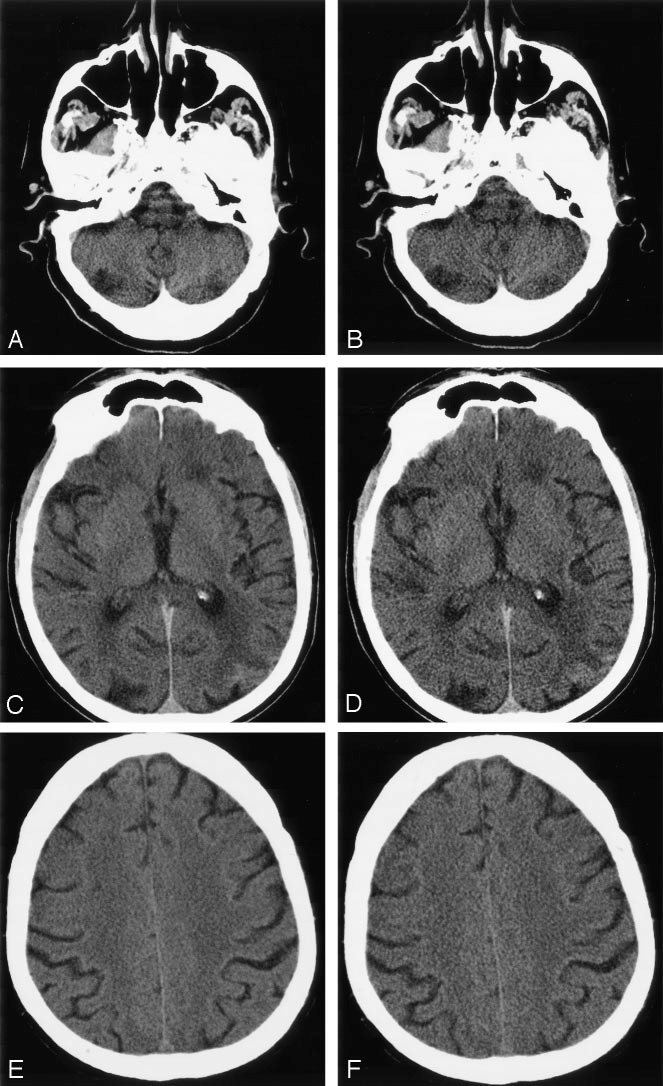
#> input picture image1.png, 663 x 1086 px, found by its file name
$ jupyter execute ProImPy_NB-10.ipynb   (shell and % lines are left out)
#> lines starting #> are read from the running program, lines starting #| are printed output that depends on the picture; after the words box and inside, x2 and y2 are one past the last pixel; in counts of white or black regions, pixels touching at a corner belong together
# Medições de imagem
1. Marcação (labeling)
2. Transformada Hough
    2.1 Linha Hough
    2.2 Círculo Hough
3. Detector de canto
    3.2 Detector de Canto Harris

[cell 1]
import cv2 as cv
print("OpenCV: ", cv.__version__)
import numpy as np
print("numpy: ", np.__version__)
import matplotlib.pyplot as plt
plt.style.use('classic')
#%matplotlib
#%matplotlib notebook
#%matplotlib inline
import matplotlib.patches as mpatches
from skimage.morphology  import label
from skimage.measure import regionprops
from skimage.filters.thresholding import threshold_otsu
import scipy.ndimage as snd
from skimage.feature import corner_peaks
from skimage.feature import corner_subpix, corner_fast
from skimage.feature import corner_harris

[cell 2]
img = cv.imread('Imagens/image1.png')
#> img is the input picture: shape (1086, 663, 3); min 0, max 255, mean 97.7
print(img.shape)
#| (1086, 663, 3)
fig = plt.figure()
ax = plt.axes()
ax.imshow(img, 'gray')

[cell 3]
# Converting the image to grayscale.
imgG = cv.cvtColor(img, cv.COLOR_BGR2GRAY)

[cell 4]
#Marcação (labeling)
# Threshold value is determined by
# using Otsu's method.
thresh = threshold_otsu(imgG)
#> thresh = 143
# The pixels with intensity greater than
# "theshold" are kept.
imgLbl = imgG > thresh
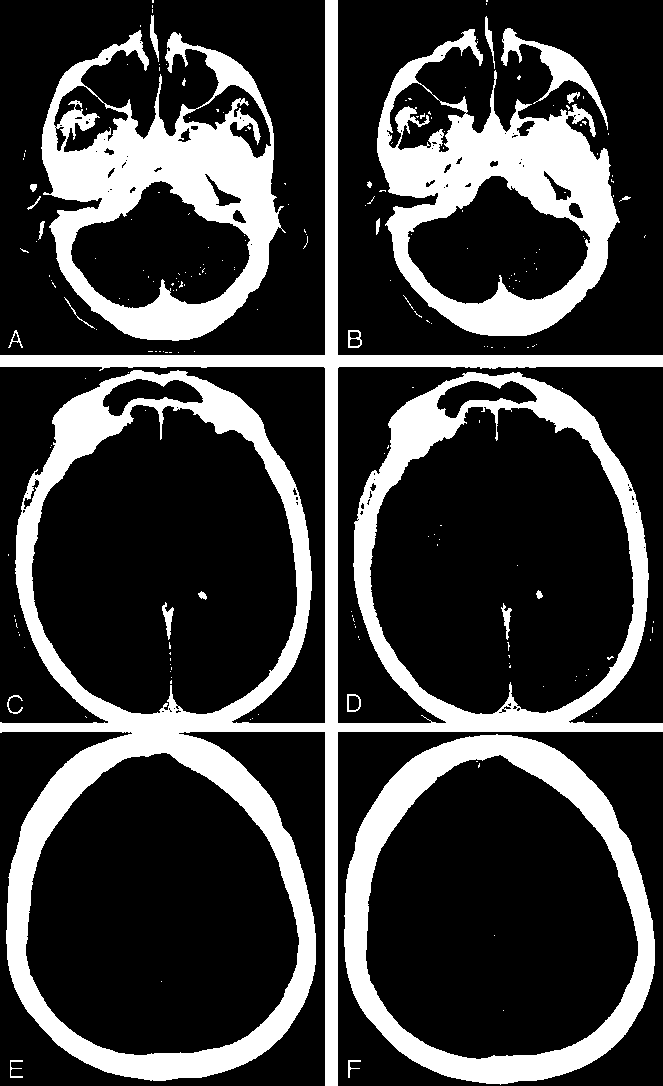
#> imgLbl: shape (1086, 663) bool; 24.4% white; 214 white regions (189 under 20 px)
# Labelling is performed on b.
imgLbl = label(imgLbl)
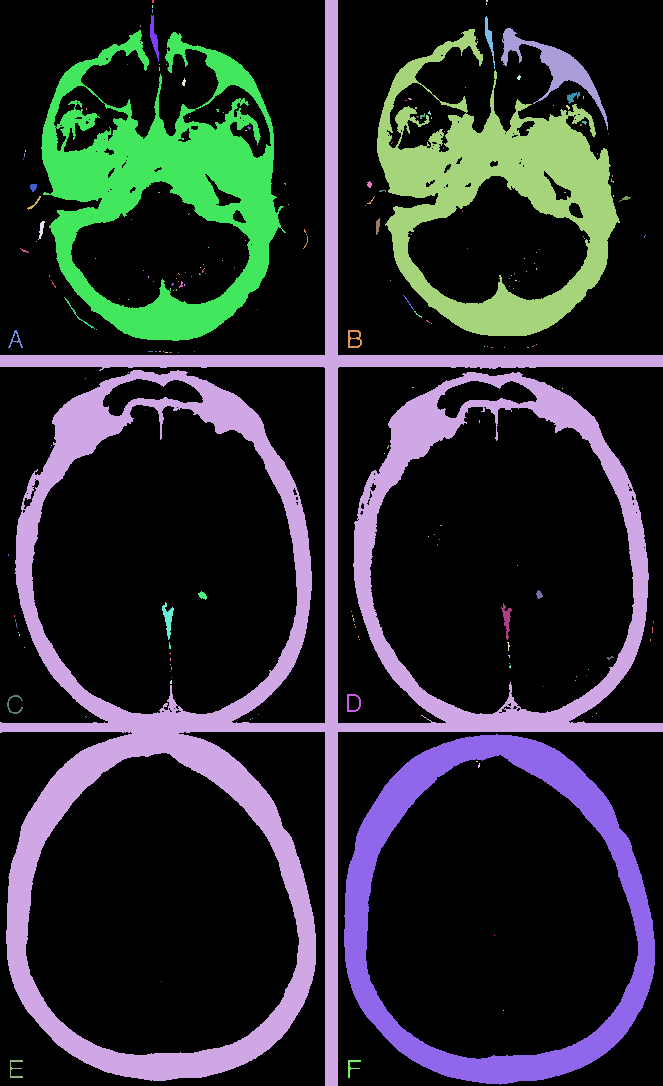
#> imgLbl: shape (1086, 663) int32; 215 distinct labels, from 0 to 214; one colour per label, 0 black
# On the labelled image c, regionprops is performed
reg = regionprops(imgLbl)
#> reg = 214 regions; largest, box (x1, y1, x2, y2) and area: (0, 0, 663, 1086) 89288, (41, 30, 286, 341) 30666, (377, 29, 620, 336) 27627, (344, 734, 655, 1085) 23876, (501, 28, 608, 130) 2102
# the following command creates an empty plot of
# dimension 6 inch by 6 inch
fig, ax = plt.subplots(ncols=1,nrows=1,figsize=(6, 6))
# plots the label image on the
# previous plot using colormap
ax.imshow(imgLbl, cmap='YlOrRd')
for i in reg:
    # Printing the x and y values of the
    # centroid where centroid[1] is the x value
    # and centroid[0] is the y value.
    #print(i.centroid[1], i.centroid[0])
    # Plot a red circle at the centroid, ro stands
    # for red.
    plt.plot(i.centroid[1],i.centroid[0],'ro')
    # In the bounding box, (lr,lc) are the
    # co-ordinates of the lower left corner and
    # (ur,uc) are the co-ordinates
    # of the top right corner.
    lr, lc, ur, uc = i.bbox
    # The width and the height of the bounding box
    # is computed.
    rec_width = uc - lc
    rec_height = ur - lr
    # Rectangular boxes with
    # origin at (lr,lc) are drawn.
    rect = mpatches.Rectangle((lc, lr),rec_width,
           rec_height,fill=False,edgecolor='black',
           linewidth=2)
    # This adds the rectangular boxes to the plot.
    ax.add_patch(rect)
#> this loop made 214 passes
#> (lr, lc, ur, uc, rec_width, rec_height) on passes 1 to 3: (0, 152, 3, 154, 2, 3), (0, 0, 1086, 663, 663, 1086), (0, 486, 2, 488, 2, 2)
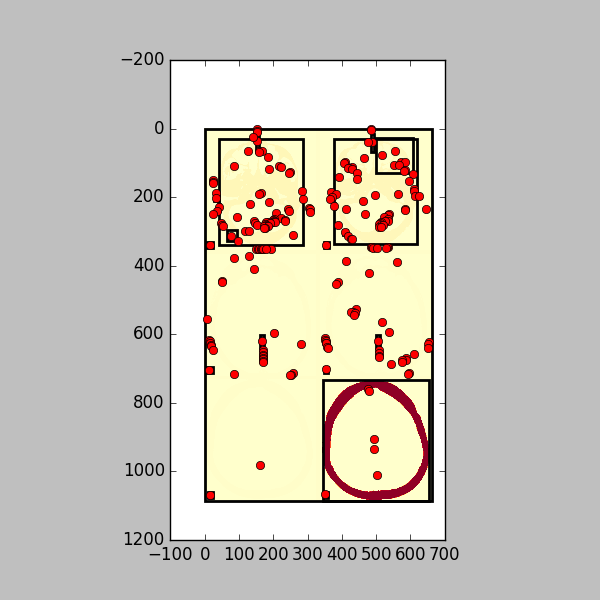
#> figure drawn by matplotlib, 1 panel

[cell 5]
#Transformada Hough

[cell 6]
#Linha Hough
# Thresholding the image to obtain
# only foreground pixels.
thresh, imgHL = cv.threshold(imgG, 0, 255,
                             cv.THRESH_BINARY_INV+cv.THRESH_OTSU)
#> imgHL: shape (1086, 663); 75.6% white; 214 black regions (189 under 20 px), largest, box (x1, y1, x2, y2) and area: (0, 0, 663, 1086) 89288, (41, 30, 286, 341) 30666, (377, 29, 620, 336) 27627
im = img.copy()
# Performing the Hough lines transform.
lines = cv.HoughLines(imgHL, 10, np.pi/20, 200)
#> lines = 158 rows, first 8: [320, 0], [390, 0.314], [280, 0], [360, 0.314], [620, 0], [480, 0], [-230, 2.83], [650, 0.157]
for rho, theta in lines[0]:
    a = np.cos(theta)
    b = np.sin(theta)
    x0 = a*rho
    y0 = b*rho
    x1 = int(x0 + 1000*(-b))
    y1 = int(y0 + 1000*(a))
    x2 = int(x0 - 1000*(-b))
    y2 = int(y0 - 1000*(a))
    cv.line(im,(x1,y1),(x2,y2),(0,0,255),2)
#> this loop made 1 pass
#> (rho, theta, a, b, x0, y0, x1, y1) on pass 1: (320, 0, 1, 0, 320, 0, 320, 1000)
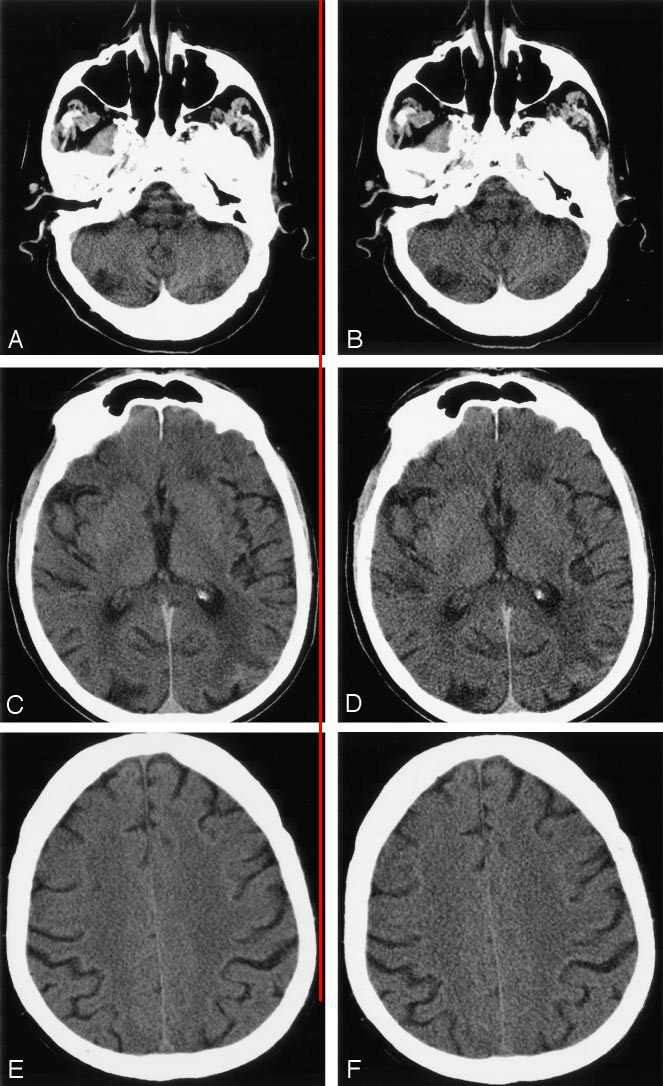
#> im: shape (1086, 663, 3); 0.42% of pixels changed, all inside (x1, y1, x2, y2) = (319, 0, 322, 1002)

fig, ax = plt.subplots(1,2)
ax[0].imshow(imgG, cmap='gray')
ax[0].set_title('Original Grey')
ax[0].axis('off')
ax[1].imshow(im)
ax[1].set_title('dilation')
ax[1].axis('off')
#> Out = (-0.5, 662.5, 1085.5, -0.5)

[cell 7]
#Círculo Hough
# Median filter is performed on the
# image to remove noise.
im = snd.median_filter(imgG,size=5)
#> im: shape (1086, 663)
# Circles are determined using
# Hough circles transform.
circles = cv.HoughCircles(im, cv.HOUGH_GRADIENT,1,10)
#> circles = 17 rows, first 8: [228.5, 555.5, 213.7], [210.5, 558.5, 195.7], [517.5, 600.5, 130.5], [197.5, 564.5, 182.3], [220.5, 569.5, 202.8], [183.5, 567.5, 154], [155.5, 870.5, 139.5], [147.5, 546.5, 177.7]
# circles image is rounded to unsigned integer 16.
circles = np.uint16(np.around(circles))
#> circles = 17 rows, first 8: [228, 556, 214], [210, 558, 196], [518, 600, 130], [198, 564, 182], [220, 570, 203], [184, 568, 154], [156, 870, 140], [148, 546, 178]
# For each detected circle.
im = img.copy()
for i in circles[0,:]:
    # An outer circle is drawn for visualization.
    cv.circle(im,(i[0],i[1]),i[2],(0,255,0),2)
    # its center is marked
    cv.circle(im,(i[0],i[1]),2,(0,0,255),3)
#> this loop made 17 passes
#> i on passes 1 to 12: [228, 556, 214], [210, 558, 196], [518, 600, 130], [198, 564, 182], [220, 570, 203], [184, 568, 154], [156, 870, 140], [148, 546, 178], [528, 604, 129], [498, 590, 124], [536, 616, 92], [156, 858, 127]
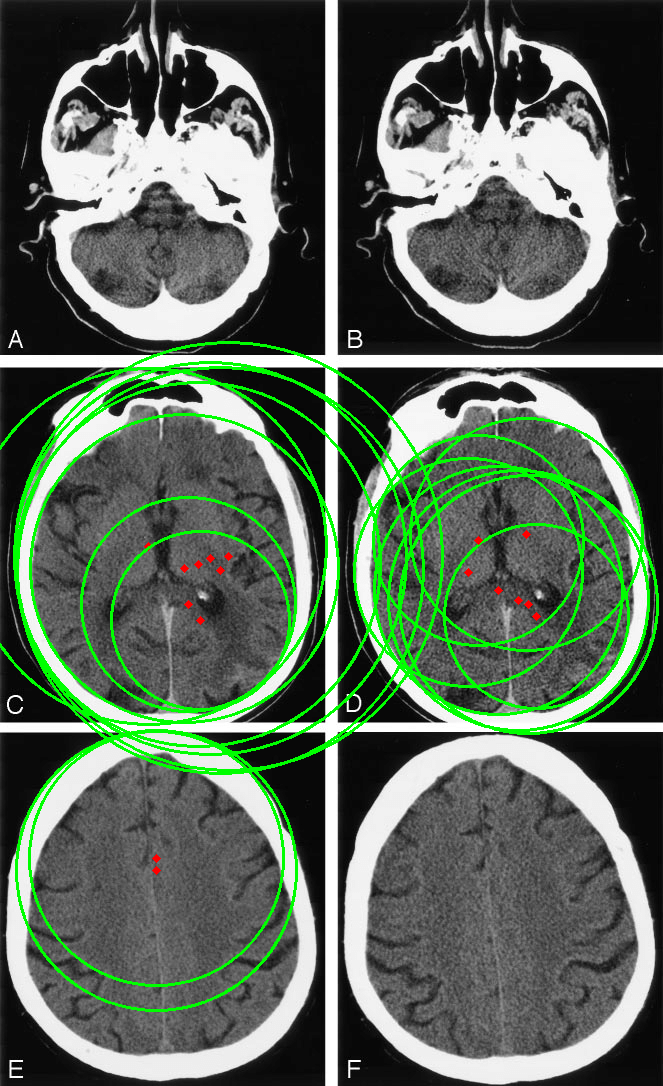
#> im: shape (1086, 663, 3); 5.63% of pixels changed, all inside (x1, y1, x2, y2) = (0, 341, 659, 1012)

fig, ax = plt.subplots(1,2)
ax[0].imshow(imgG, cmap='gray')
ax[0].set_title('Original Grey')
ax[0].axis('off')
ax[1].imshow(im)
ax[1].set_title('dilation')
ax[1].axis('off')
#> Out = (-0.5, 662.5, 1085.5, -0.5)
#> figure, not shown here; B, G, R data is drawn as R, G, B

[cell 8]
#Template Matching

[cell 9]
#Detector de canto
corner_response = corner_fast(imgG)
cpv = corner_peaks(corner_response, min_distance=50)
#> cpv = 36 pairs, first value 79 to 868, second value 53 to 606
corners_subpix_val = corner_subpix(imgG, cpv, window_size=13)
#> corners_subpix_val = 36 rows, first 8: [90.49, 428.8], [81.55, 183.9], [334.5, 354.2], [103.2, 532.2], [87.33, 86.86], [189.4, 132.4], [721.9, 446.1], [721.9, 108.5]
fig, ax = plt.subplots()
ax.imshow(imgG, interpolation='nearest', cmap=plt.cm.gray)
x = corners_subpix_val[:, 1]
y = corners_subpix_val[:, 0]
ax.plot(x, y, 'ob', markersize=10)
ax.axis('off')
#> Out = (-100, 700, 1200, -200)

[cell 10]
#Detector de Canto Harris
# Detecting corners using Harris.
corner_response = corner_harris(imgG, k=0.2)
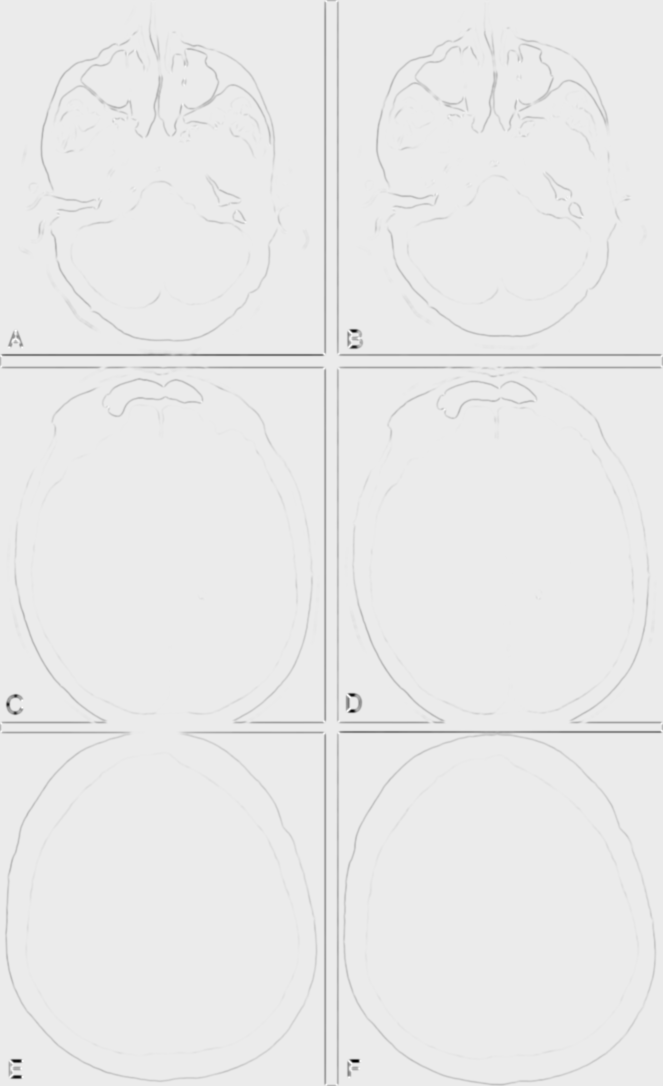
#> corner_response: shape (1086, 663) float64; min -40.03, max 3.28, mean -0.313; drawn with min black and max white
# Detecting peak values.
corners_peak_val = corner_peaks(corner_response, 50)
#> corners_peak_val = 46 pairs, first value 66 to 1027, second value 57 to 611
corners_subpix_val = corner_subpix(imgG, corners_peak_val,13)
#> corners_subpix_val = 46 rows, first 8: [335, 353.5], [409.3, 443.3], [nan, nan], [693.9, 347.4], [nan, nan], [nan, nan], [99.01, 516.5], [189.5, 132.5]
# Defining a subplot.
fig, ax = plt.subplots()
# Displaying the image.
ax.imshow(imgG, interpolation='nearest', cmap=plt.cm.gray)
x = corners_subpix_val[:, 1]
y = corners_subpix_val[:, 0]
ax.plot(x, y, 'ob', markersize=10)
ax.axis('off')
#> Out = (-100, 700, 1200, -200)
